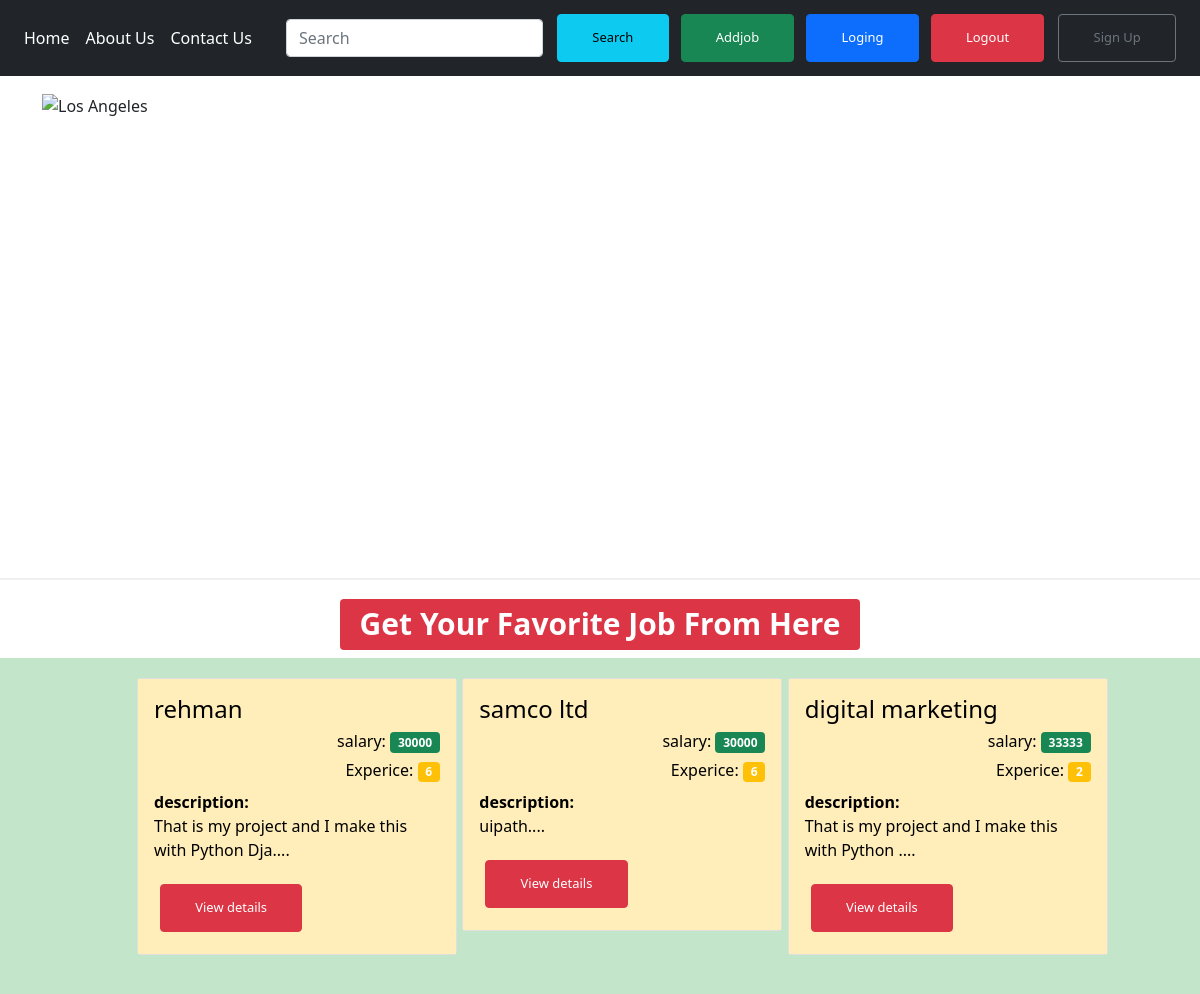
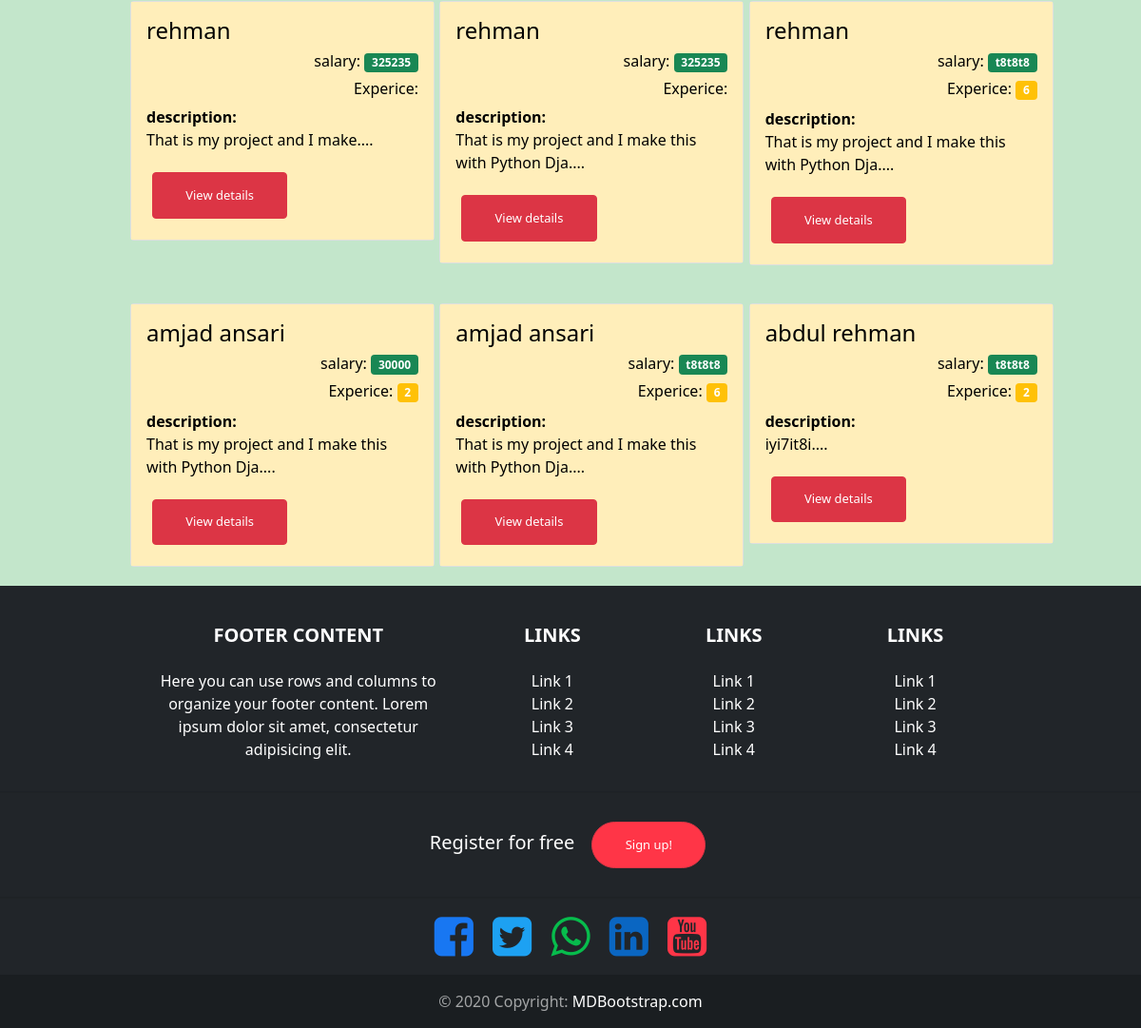
The page / on the database its author committed (2 pictures, top to bottom).
### tables this page shows
CREATE TABLE `addjob` (
  `id` int(255) NOT NULL,
  `company` varchar(255) NOT NULL,
  `salary` varchar(255) NOT NULL,
  `des` varchar(255) NOT NULL,
  `experience` varchar(255) NOT NULL
);

### index.php (the view, shortened to what this page needs)
 <?php  include "common.php"  ?>
  <div class="container my-3">
    <div id="demo" class="carousel slide" data-ride="carousel">
      <ul class="carousel-indicators">
        <li data-target="#demo" data-slide-to="0" class="active"></li>
        <li data-target="#demo" data-slide-to="1"></li>
        <li data-target="#demo" data-slide-to="2"></li>
      </ul>
      <div style="height: 470px; "class="carousel-inner">
        <div class="carousel-item active">
          <img src="img/3.jpg" alt="Los Angeles" >
          <div style="" class="carousel-caption">
          </div>
        </div>
      </div>
      <a class="carousel-control-prev" href="#demo" data-slide="prev">
        <span class="carousel-control-prev-icon"></span>
      </a>
      <a class="carousel-control-next" href="#demo" data-slide="next">
        <span class="carousel-control-next-icon"></span>
      </a>
    </div>
  </div>
<hr>
<h1 class="text-center"> <span class="badge bg-danger " style="color:white">Get Your Favorite Job From Here</span></h1>
  <div class="container-fluid table-success" style="margin-right: 86px;">
  <?php
    $conn = mysqli_connect("localhost", "root", "", "givejob");
    $sql = " SELECT id,company,salary,des,experience FROM addjob";
    $result= mysqli_query($conn, $sql);
    if (mysqli_num_rows($result) > 0) {
  ?>
    <div class="row ">
    <?php
    while($row = mysqli_fetch_assoc($result)) {
    ?>
      <div class="col-md-4 ">
        <div class="card " id="mycard" style="width:20rem;margin:20px 0px 20px 25px">
          <div class="card-body table-warning">
            <h4 class="card-title"><?php echo $row["company"]?></h4>
            <h6 class="card-title text-right" >salary: <span class="badge bg-success " style="color:white; "><?php echo $row["salary"]?></span></h6>
            <h6 class="card-title text-right" >Experice: <span class="badge bg-warning " style="color:white"><?php echo $row["experience"]?></span></h6>
            <p class="card-text"><b> description: </b><br><?php echo substr($row["des"],0,50)."...."?></p>
            <a href="jobview.php?id=<?php echo $row['id'] ;?>" class="btn btn-danger">View details</a>
        </div>
        </div>
      </div>
      <?Php
  }
  ?>
    </div>
    <?Php
  }
  ?>
  </div>
  <?php  include "footer.php"  ?>

### common.php (shortened to what this page needs)
<!DOCTYPE html>
<html lang="en">
<head>
  <link rel="stylesheet" href="https://maxcdn.bootstrapcdn.com/bootstrap/4.5.2/css/bootstrap.min.css">
  <link href="https://cdn.jsdelivr.net/npm/bootstrap@5.0.2/dist/css/bootstrap.min.css" rel="stylesheet" />
    <link rel="stylesheet" href="https://cdnjs.cloudflare.com/ajax/libs/font-awesome/4.7.0/css/font-awesome.min.css">
</head>
<body >
  <nav class="navbar navbar-expand-lg navbar-dark bg-dark" id="mynavbar" style="position: -webkit-sticky;  top: 0;">
    <div class="collapse navbar-collapse" id="navb">
      <ul class="navbar-nav mr-auto">
        <li class="nav-item">
          <a class="nav-link active" href="index.php">Home</a>
        </li>
        <li class="nav-item">
          <a class="nav-link active" href="about.php">About Us</a>
        </li>
        <li class="nav-item">
          <a class="nav-link active" href="contact_us.php">Contact Us</a>
          </li>
      </ul>
      <form class="form-inline my-2 my-lg-0" action="search.php" method="get">
        <input class="form-control mr-sm-2" type="text" name="search" placeholder="Search">
        <button class="btn btn-info my-2 my-sm-0" type="submit">Search</button>
      </form>
      <ul class="navbar-nav ">
        <li class="nav-item">
          <a class="btn btn-success" href="backend/addjob1.php">Addjob</a>
        </li>
        <li class="nav-item">
          <a class="btn btn-primary" href="loging.php">Loging</a>
        </li>
        <li class="nav-item">
          <a  class="btn btn-danger " href="logout.php">Logout</a>
        </li>
      </ul>
    <button type="button" class="btn btn-outline-secondary mx-2" data-bs-toggle="modal" data-bs-target="#signupmodal"
      data-bs-whatever="@fat">Sign Up</button>
  </nav>

### footer.php (shortened to what this page needs)
<footer style="" class="page-footer text-white font-small bg-dark pt-4">
<div class="container text-center text-md-left">
  <div class="row">
    <div class="col-md-4 mx-auto">
      <h5 class="font-weight-bold text-white text-uppercase mt-3 mb-4">Footer Content</h5>
      <p>Here you can use rows and columns to organize your footer content. Lorem ipsum dolor sit amet,
        consectetur
        adipisicing elit.</p>
    </div>
    <div class="col-md-2 mx-auto">
      <h5 class="font-weight-bold text-uppercase mt-3 mb-4">Links</h5>
      <ul class="list-unstyled">
        <li>
          <a href="#!">Link 1</a>
        </li>
        <li>
          <a href="#!">Link 2</a>
        </li>
        <li>
          <a href="#!">Link 3</a>
        </li>
        <li>
          <a href="#">Link 4</a>
        </li>
      </ul>
    </div>
    <div class="col-md-2 mx-auto">
      <h5 class="font-weight-bold text-uppercase mt-3 mb-4">Links</h5>
      <ul class="list-unstyled">
        <li>
          <a href="#!">Link 1</a>
        </li>
        <li>
          <a href="#!">Link 2</a>
        </li>
        <li>
          <a href="#!">Link 3</a>
        </li>
        <li>
          <a href="#!">Link 4</a>
        </li>
      </ul>
    </div>
    <div class="col-md-2 mx-auto">
      <h5 class="font-weight-bold text-uppercase mt-3 mb-4">Links</h5>
      <ul class="list-unstyled">
        <li>
          <a href="#!">Link 1</a>
        </li>
        <li>
          <a href="#!">Link 2</a>
        </li>
        <li>
          <a href="#!">Link 3</a>
        </li>
        <li>
          <a href="#!">Link 4</a>
        </li>
      </ul>
    </div>
  </div>
</div>
<hr>
<ul class="list-unstyled list-inline text-center py-2">
  <li class="list-inline-item">
    <h5 class="mb-1">Register for free</h5>
  </li>
  <li class="list-inline-item">
    <a href="#!" class="btn btn-danger btn-rounded">Sign up!</a>
  </li>
</ul>
<hr>
<ul class="list-unstyled list-inline text-center">
  <li class="list-inline-item">
    <a class="btn-floating btn-fb mx-1">
      <i class="fa fa-facebook-square" style="font-size:48px;color:#1877f2"></i>
    </a>
  </li>
  <li class="list-inline-item">
    <a class="btn-floating btn-tw mx-1">
    <i class="fa fa-twitter-square" style="font-size:48px; color: rgba(29,161,242,1.00);"></i>
    </a>
  </li>
  <li class="list-inline-item">
    <a class="btn-floating btn-gplus mx-1">
    <i class="fa fa-whatsapp" style="font-size:48px;color:#07bc4c"></i>
    </a>
  </li>
  <li class="list-inline-item">
    <a class="btn-floating btn-li mx-1">
    <i class="fa fa-linkedin-square" style="font-size:48px;color:#0a66c2"></i>
  </a>
</li>
<li class="list-inline-item">
  <a class="btn-floating btn-dribbble mx-1">
    <i class="fa fa-youtube-square" style="font-size:48px;color:#ff3547"></i>
    </a>
  </li>
</ul>
<div class="footer-copyright text-center py-3">© 2020 Copyright:
  <a href="https://mdbootstrap.com/"> MDBootstrap.com</a>
</div>
</footer>
</body>
</html>

### common.php (style rules this page uses)
.btn-rounded { border-radius: 10em; background-color: #ff3547 !important; }
.btn { padding: .84rem 2.14rem; font-size: .81rem; margin: .375rem }

### index.php (style rules this page uses)
.carousel-inner img { width: 100%; height: 100%; }
.row { --bs-gutter-x: -12.5rem; --bs-gutter-y: 0; display: flex; flex-wrap: wrap; margin-top: calc(var(--bs-gutter-y) * -1); margin-right: calc(var(--bs-gutter-x) * -.5); margin-left: calc(var(--bs-gutter-x) * -.5); align-content: stretch; justify-content: center; align-items: flex-start; flex-direction: row; }
.carousel-caption { padding-bottom: 18.25rem; }

### footer.php (style rules this page uses)
a { color: #fff; text-decoration: none; }
.footer-copyright { overflow: hidden; color: rgba(255,255,255,0.6); background-color: rgba(0,0,0,0.2); }
.btn-rounded { border-radius: 10em; background-color: #ff3547 !important; }
.btn { padding: .84rem 2.14rem; font-size: .81rem; margin: .375rem }
hr { margin-top: 1rem; margin-bottom: 1rem; border: 0; border-top: 1px solid rgba(0,0,0,0.1); box-sizing: content-box; overflow: visible; background-color: rgba(0,0,0,0.2); }

### rows shown on the page
addjob: company "rehman", salary "30000", experience "6", des "That is my project and I make this with Python Dja"
addjob: company "samco ltd", salary "30000", experience "6", des "uipath"
addjob: company "digital marketing", salary "33333", experience "2", des "That is my project and I make this with Python"
addjob: company "rehman", salary "325235", des "That is my project and I make"
addjob: company "rehman", salary "325235", des "That is my project and I make this with Python Dja"
addjob: company "rehman", salary "t8t8t8", experience "6", des "That is my project and I make this with Python Dja"
addjob: company "amjad ansari", salary "30000", experience "2", des "That is my project and I make this with Python Dja"
addjob: company "amjad ansari", salary "t8t8t8", experience "6", des "That is my project and I make this with Python Dja"
addjob: company "abdul rehman", salary "t8t8t8", experience "2", des "iyi7it8i"
